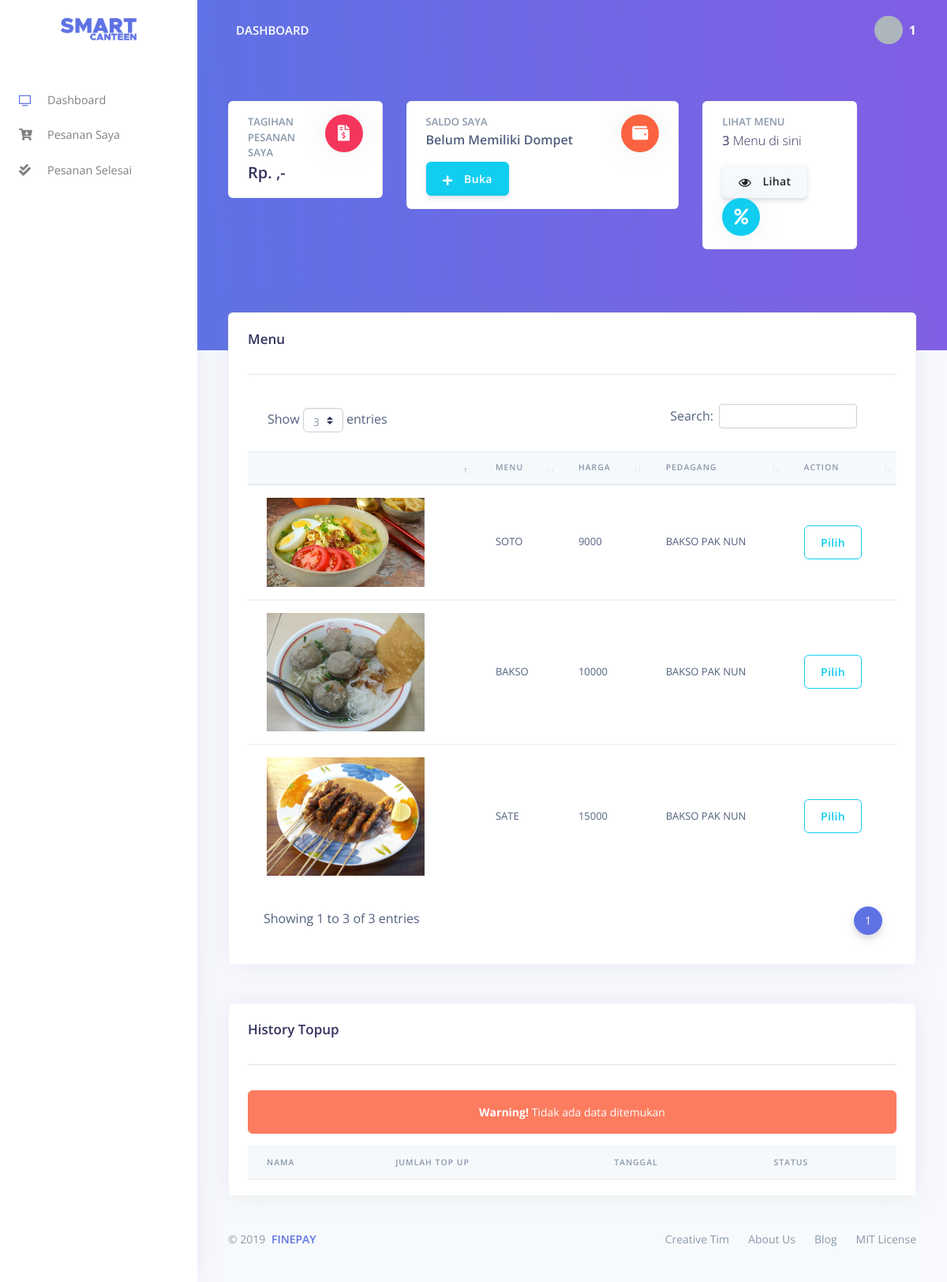
/dashboard/user (signed in), run on the app's committed database.
### tables this page shows
CREATE TABLE `menu` (
  `id_menu` varchar(20) NOT NULL,
  `name_menu` varchar(50) NOT NULL,
  `harga` int(20) NOT NULL,
  `id_pedagang` varchar(20) NOT NULL,
  `file` text NOT NULL
);

CREATE TABLE `pedagang` (
  `id_pedagang` varchar(20) NOT NULL,
  `nama` varchar(50) NOT NULL,
  `password` varchar(100) NOT NULL,
  `email` varchar(100) NOT NULL,
  `jk` enum('L','P') NOT NULL,
  `telepon` varchar(15) NOT NULL,
  `alamat` text NOT NULL,
  `id_admin` varchar(20) NOT NULL,
  `level` varchar(10) NOT NULL
);

### dashboard/user/data-menu.php (the view, shortened to what this page needs)
<div class="container-fluid mt--7">
     <div class="row mt-5">
       <div class="col-xl-12 mb-5 mb-xl-0">
         <div class="card shadow">
           <div class="card-header border-0">
             <div class="row align-items-center">
               <div class="col">
                 <h3 class="mb-0">Menu</h3>
                 <hr>
               </div>
             </div>
             <div class="table-responsive">
           <?php
           $data_menu = "SELECT * FROM menu
           JOIN pedagang ON pedagang.id_pedagang = menu.id_pedagang";
           $hasil_menu = mysqli_query($koneksi, $data_menu);
           $total_record_menu = mysqli_num_rows($hasil_menu);
           ?>
             <table id="tabel-data-user" class="table align-items-center">
               <thead class="thead-light">
                 <tr>
                   <th scope="col"></th>
                   <th scope="col">Menu</th>
                   <th scope="col">Harga</th>
                   <th scope="col">Pedagang</th>
                   <th scope="col">Action</th>
                 </tr>
               </thead>
               <tbody>
               <?php
           if (($total_record_menu) > 0) {
             while($row = mysqli_fetch_assoc($hasil_menu)) {
                 echo "<tr>
                   <th scope='row'>" . "<img src='$row[file]' style='width: 200px'>" . "</th>
                   <td>" . $row["name_menu"]."</td>
                   <td>".$row["harga"]."</td>
                   <td>".$row["nama"]."</td>
                   <td scope='row'>
                     <button type='button' class='btn btn-outline-info' data-toggle='modal' data-target='#modal-notification". $row["id_menu"] . "'>Pilih</button>
                   </td>
                 </tr>"; ?>
                 </div>
               </div>
       <?php
       };
             } else {
             echo "<div class='alert alert-warning text-center' role='alert>
             <span class='alert-inner--icon><strong>Warning!</strong> Tidak ada data ditemukan</span>
             </div>";
           }
               ?>
           </div>

### data on the page
menu: file (picture), name_menu "SOTO", harga "9000", id_pedagang.nama "BAKSO PAK NUN"
menu: file (picture), name_menu "BAKSO", harga "10000", id_pedagang.nama "BAKSO PAK NUN"
menu: file (picture), name_menu "SATE", harga "15000", id_pedagang.nama "BAKSO PAK NUN"

### other printed values
$_SESSION['nama'] "1"
$status_pesanan "Rp. ,-"
$a "Belum Memiliki Dompet"
$jml_menu "3"
